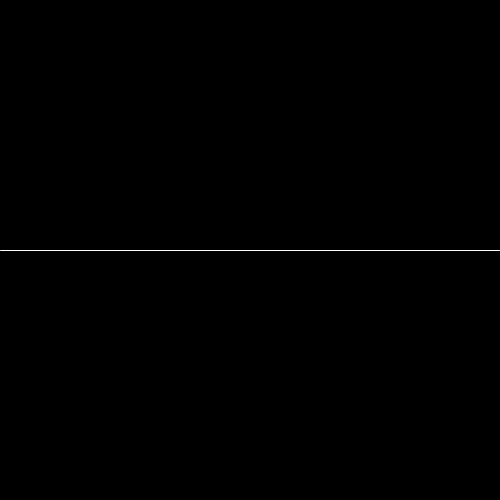
Frame 1 (no input)
Frame 60 (the mouse pressed at the canvas centre just before this capture): identical to frame 1, image omitted
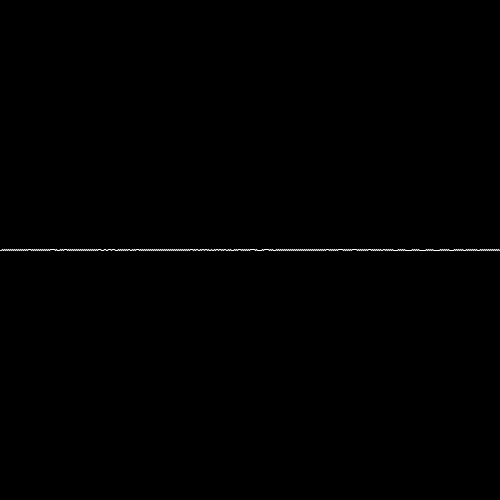
Frame 120 (the mouse held since frame 60 and released just before this capture)

The Processing sketch that drew these frames (run headless with seeded random() and noise(); from frame 60 on, the mouse is pressed at the canvas centre):

// Processing sketch: sketch_181008d_radian
// ── sketch_181008d_radian.pde
void setup() {
  size(500, 500);
  background(0);
  stroke(255);
  noFill();
}
void draw(){
  background(0);
  translate(0, height/2);
  beginShape();
  for (float i=0; i<width; i++) {
    //vertex(i, -sin(i/width*TWO_PI*mouseX)*height/4);
    vertex(i, -sin(map(i, 0, width, 0, TWO_PI*mouseX)) * height/4);
  }
  endShape();
}
